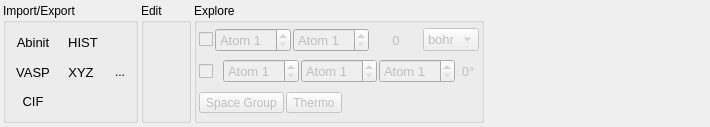
<?xml version="1.0" encoding="UTF-8"?>
<ui version="4.0">
 <class>Home</class>
 <widget class="QWidget" name="Home">
  <property name="geometry">
   <rect>
    <x>0</x>
    <y>0</y>
    <width>710</width>
    <height>127</height>
   </rect>
  </property>
  <property name="sizePolicy">
   <sizepolicy hsizetype="Expanding" vsizetype="Preferred">
    <horstretch>0</horstretch>
    <verstretch>0</verstretch>
   </sizepolicy>
  </property>
  <property name="maximumSize">
   <size>
    <width>16777215</width>
    <height>16777215</height>
   </size>
  </property>
  <property name="windowTitle">
   <string>Form</string>
  </property>
  <layout class="QHBoxLayout" name="horizontalLayout">
   <property name="spacing">
    <number>3</number>
   </property>
   <property name="leftMargin">
    <number>3</number>
   </property>
   <property name="topMargin">
    <number>3</number>
   </property>
   <property name="rightMargin">
    <number>3</number>
   </property>
   <property name="bottomMargin">
    <number>4</number>
   </property>
   <item>
    <widget class="QGroupBox" name="groupBox">
     <property name="title">
      <string>Import/Export</string>
     </property>
     <layout class="QGridLayout" name="gridLayout">
      <property name="leftMargin">
       <number>2</number>
      </property>
      <property name="topMargin">
       <number>2</number>
      </property>
      <property name="rightMargin">
       <number>2</number>
      </property>
      <property name="bottomMargin">
       <number>2</number>
      </property>
      <property name="spacing">
       <number>2</number>
      </property>
      <item row="0" column="0">
       <widget class="QToolButton" name="saveAbinit">
        <property name="sizePolicy">
         <sizepolicy hsizetype="Preferred" vsizetype="Fixed">
          <horstretch>0</horstretch>
          <verstretch>0</verstretch>
         </sizepolicy>
        </property>
        <property name="font">
         <font>
          <pointsize>10</pointsize>
         </font>
        </property>
        <property name="toolTip">
         <string>Write abinit input file</string>
        </property>
        <property name="statusTip">
         <string>Write abinit input file</string>
        </property>
        <property name="whatsThis">
         <string>Write abinit input file</string>
        </property>
        <property name="text">
         <string>Abinit</string>
        </property>
        <property name="icon">
         <iconset resource="qagate.qrc">
          <normaloff>:/home/icons/save-abinit.svg</normaloff>:/home/icons/save-abinit.svg</iconset>
        </property>
        <property name="iconSize">
         <size>
          <width>17</width>
          <height>17</height>
         </size>
        </property>
        <property name="toolButtonStyle">
         <enum>Qt::ToolButtonTextBesideIcon</enum>
        </property>
        <property name="autoRaise">
         <bool>true</bool>
        </property>
       </widget>
      </item>
      <item row="0" column="1">
       <widget class="QToolButton" name="dumpHist">
        <property name="font">
         <font>
          <pointsize>10</pointsize>
         </font>
        </property>
        <property name="toolTip">
         <string>Export trajectory to _HIST format</string>
        </property>
        <property name="statusTip">
         <string>Export trajectory to _HIST format</string>
        </property>
        <property name="whatsThis">
         <string>Export trajectory to _HIST format</string>
        </property>
        <property name="text">
         <string>HIST</string>
        </property>
        <property name="icon">
         <iconset resource="qagate.qrc">
          <normaloff>:/home/icons/upload.svg</normaloff>:/home/icons/upload.svg</iconset>
        </property>
        <property name="iconSize">
         <size>
          <width>17</width>
          <height>17</height>
         </size>
        </property>
        <property name="toolButtonStyle">
         <enum>Qt::ToolButtonTextBesideIcon</enum>
        </property>
        <property name="autoRaise">
         <bool>true</bool>
        </property>
       </widget>
      </item>
      <item row="0" column="2">
       <widget class="QToolButton" name="load">
        <property name="toolTip">
         <string>Open a script file</string>
        </property>
        <property name="statusTip">
         <string>Open a script file</string>
        </property>
        <property name="whatsThis">
         <string>Open a script file</string>
        </property>
        <property name="icon">
         <iconset resource="qagate.qrc">
          <normaloff>:/home/icons/folder.svg</normaloff>:/home/icons/folder.svg</iconset>
        </property>
        <property name="iconSize">
         <size>
          <width>17</width>
          <height>17</height>
         </size>
        </property>
        <property name="autoRaise">
         <bool>true</bool>
        </property>
       </widget>
      </item>
      <item row="1" column="0">
       <widget class="QToolButton" name="savePoscar">
        <property name="sizePolicy">
         <sizepolicy hsizetype="Preferred" vsizetype="Fixed">
          <horstretch>0</horstretch>
          <verstretch>0</verstretch>
         </sizepolicy>
        </property>
        <property name="font">
         <font>
          <pointsize>10</pointsize>
         </font>
        </property>
        <property name="toolTip">
         <string>Write VASP POSCAR</string>
        </property>
        <property name="statusTip">
         <string>Write VASP POSCAR</string>
        </property>
        <property name="whatsThis">
         <string>Write VASP POSCAR</string>
        </property>
        <property name="text">
         <string>VASP</string>
        </property>
        <property name="icon">
         <iconset resource="qagate.qrc">
          <normaloff>:/home/icons/save-poscar.svg</normaloff>:/home/icons/save-poscar.svg</iconset>
        </property>
        <property name="iconSize">
         <size>
          <width>17</width>
          <height>17</height>
         </size>
        </property>
        <property name="toolButtonStyle">
         <enum>Qt::ToolButtonTextBesideIcon</enum>
        </property>
        <property name="autoRaise">
         <bool>true</bool>
        </property>
       </widget>
      </item>
      <item row="1" column="1">
       <widget class="QToolButton" name="dumpXyz">
        <property name="font">
         <font>
          <pointsize>10</pointsize>
         </font>
        </property>
        <property name="toolTip">
         <string>Export trajectory to XYZ format</string>
        </property>
        <property name="statusTip">
         <string>Export trajectory to XYZ format</string>
        </property>
        <property name="whatsThis">
         <string>Export trajectory to XYZ format</string>
        </property>
        <property name="text">
         <string>XYZ</string>
        </property>
        <property name="icon">
         <iconset resource="qagate.qrc">
          <normaloff>:/home/icons/upload.svg</normaloff>:/home/icons/upload.svg</iconset>
        </property>
        <property name="iconSize">
         <size>
          <width>17</width>
          <height>17</height>
         </size>
        </property>
        <property name="toolButtonStyle">
         <enum>Qt::ToolButtonTextBesideIcon</enum>
        </property>
        <property name="autoRaise">
         <bool>true</bool>
        </property>
       </widget>
      </item>
      <item row="2" column="0">
       <widget class="QToolButton" name="saveCif">
        <property name="sizePolicy">
         <sizepolicy hsizetype="Preferred" vsizetype="Fixed">
          <horstretch>0</horstretch>
          <verstretch>0</verstretch>
         </sizepolicy>
        </property>
        <property name="font">
         <font>
          <pointsize>10</pointsize>
         </font>
        </property>
        <property name="toolTip">
         <string>Write CIF file</string>
        </property>
        <property name="statusTip">
         <string>Write CIF file</string>
        </property>
        <property name="whatsThis">
         <string>Write CIF file</string>
        </property>
        <property name="text">
         <string>CIF</string>
        </property>
        <property name="icon">
         <iconset resource="qagate.qrc">
          <normaloff>:/home/icons/save.svg</normaloff>:/home/icons/save.svg</iconset>
        </property>
        <property name="iconSize">
         <size>
          <width>17</width>
          <height>17</height>
         </size>
        </property>
        <property name="toolButtonStyle">
         <enum>Qt::ToolButtonTextBesideIcon</enum>
        </property>
        <property name="autoRaise">
         <bool>true</bool>
        </property>
       </widget>
      </item>
      <item row="1" column="2">
       <widget class="QToolButton" name="update">
        <property name="toolTip">
         <string>Reload the current file</string>
        </property>
        <property name="statusTip">
         <string>Reload the current file</string>
        </property>
        <property name="whatsThis">
         <string>Reload the current file</string>
        </property>
        <property name="text">
         <string>...</string>
        </property>
        <property name="icon">
         <iconset resource="qagate.qrc">
          <normaloff>:/home/icons/refresh-cw.svg</normaloff>:/home/icons/refresh-cw.svg</iconset>
        </property>
        <property name="iconSize">
         <size>
          <width>17</width>
          <height>17</height>
         </size>
        </property>
        <property name="autoRaise">
         <bool>true</bool>
        </property>
       </widget>
      </item>
     </layout>
    </widget>
   </item>
   <item>
    <widget class="QGroupBox" name="groupBox_2">
     <property name="title">
      <string>Edit</string>
     </property>
    </widget>
   </item>
   <item>
    <widget class="QGroupBox" name="groupBox_3">
     <property name="title">
      <string>Explore</string>
     </property>
     <layout class="QVBoxLayout" name="verticalLayout">
      <property name="spacing">
       <number>2</number>
      </property>
      <property name="leftMargin">
       <number>2</number>
      </property>
      <property name="topMargin">
       <number>2</number>
      </property>
      <property name="rightMargin">
       <number>2</number>
      </property>
      <property name="bottomMargin">
       <number>2</number>
      </property>
      <item>
       <widget class="QWidget" name="widget" native="true">
        <layout class="QHBoxLayout" name="horizontalLayout_2">
         <property name="spacing">
          <number>2</number>
         </property>
         <property name="leftMargin">
          <number>0</number>
         </property>
         <property name="topMargin">
          <number>0</number>
         </property>
         <property name="rightMargin">
          <number>0</number>
         </property>
         <property name="bottomMargin">
          <number>0</number>
         </property>
         <item>
          <widget class="QCheckBox" name="distanceCheckBox">
           <property name="enabled">
            <bool>false</bool>
           </property>
           <property name="font">
            <font>
             <pointsize>10</pointsize>
            </font>
           </property>
           <property name="toolTip">
            <string>Distance measurement</string>
           </property>
           <property name="statusTip">
            <string>Distance between 2 atoms</string>
           </property>
           <property name="whatsThis">
            <string>Distance measurement</string>
           </property>
           <property name="text">
            <string/>
           </property>
           <property name="icon">
            <iconset resource="qagate.qrc">
             <normaloff>:/home/icons/rule.svg</normaloff>:/home/icons/rule.svg</iconset>
           </property>
           <property name="iconSize">
            <size>
             <width>17</width>
             <height>17</height>
            </size>
           </property>
          </widget>
         </item>
         <item>
          <widget class="QSpinBox" name="distanceAtom1">
           <property name="enabled">
            <bool>false</bool>
           </property>
           <property name="font">
            <font>
             <pointsize>10</pointsize>
            </font>
           </property>
           <property name="toolTip">
            <string>Atom 1</string>
           </property>
           <property name="statusTip">
            <string>Atom 1</string>
           </property>
           <property name="whatsThis">
            <string>Atom 1</string>
           </property>
           <property name="prefix">
            <string>Atom </string>
           </property>
           <property name="minimum">
            <number>1</number>
           </property>
          </widget>
         </item>
         <item>
          <widget class="QSpinBox" name="distanceAtom2">
           <property name="enabled">
            <bool>false</bool>
           </property>
           <property name="font">
            <font>
             <pointsize>10</pointsize>
            </font>
           </property>
           <property name="toolTip">
            <string>Atom 2</string>
           </property>
           <property name="statusTip">
            <string>Atom 2</string>
           </property>
           <property name="whatsThis">
            <string>Atom 2</string>
           </property>
           <property name="prefix">
            <string>Atom </string>
           </property>
           <property name="minimum">
            <number>1</number>
           </property>
          </widget>
         </item>
         <item>
          <widget class="QLabel" name="distanceResult">
           <property name="enabled">
            <bool>false</bool>
           </property>
           <property name="sizePolicy">
            <sizepolicy hsizetype="Minimum" vsizetype="Preferred">
             <horstretch>0</horstretch>
             <verstretch>0</verstretch>
            </sizepolicy>
           </property>
           <property name="minimumSize">
            <size>
             <width>50</width>
             <height>0</height>
            </size>
           </property>
           <property name="font">
            <font>
             <pointsize>10</pointsize>
            </font>
           </property>
           <property name="toolTip">
            <string>Measurement</string>
           </property>
           <property name="statusTip">
            <string>Measurement</string>
           </property>
           <property name="whatsThis">
            <string>Measurement</string>
           </property>
           <property name="text">
            <string>0</string>
           </property>
           <property name="alignment">
            <set>Qt::AlignCenter</set>
           </property>
           <property name="margin">
            <number>2</number>
           </property>
          </widget>
         </item>
         <item>
          <widget class="QComboBox" name="distanceUnit">
           <property name="enabled">
            <bool>false</bool>
           </property>
           <property name="font">
            <font>
             <pointsize>10</pointsize>
            </font>
           </property>
           <property name="toolTip">
            <string>Unit for this distance</string>
           </property>
           <property name="statusTip">
            <string>Unit for this distance</string>
           </property>
           <property name="whatsThis">
            <string>Unit for this distance</string>
           </property>
           <item>
            <property name="text">
             <string>bohr</string>
            </property>
           </item>
           <item>
            <property name="text">
             <string>A</string>
            </property>
           </item>
          </widget>
         </item>
        </layout>
       </widget>
      </item>
      <item>
       <widget class="QWidget" name="widget_2" native="true">
        <layout class="QHBoxLayout" name="horizontalLayout_3">
         <property name="spacing">
          <number>2</number>
         </property>
         <property name="leftMargin">
          <number>0</number>
         </property>
         <property name="topMargin">
          <number>0</number>
         </property>
         <property name="rightMargin">
          <number>0</number>
         </property>
         <property name="bottomMargin">
          <number>0</number>
         </property>
         <item>
          <widget class="QCheckBox" name="angleCheckBox">
           <property name="enabled">
            <bool>false</bool>
           </property>
           <property name="font">
            <font>
             <pointsize>10</pointsize>
            </font>
           </property>
           <property name="toolTip">
            <string>Angle measurement</string>
           </property>
           <property name="statusTip">
            <string>Angle between 3 atoms</string>
           </property>
           <property name="whatsThis">
            <string>Angle measurement</string>
           </property>
           <property name="text">
            <string/>
           </property>
           <property name="icon">
            <iconset resource="qagate.qrc">
             <normaloff>:/home/icons/angle.svg</normaloff>:/home/icons/angle.svg</iconset>
           </property>
          </widget>
         </item>
         <item>
          <widget class="QSpinBox" name="angleAtom1">
           <property name="enabled">
            <bool>false</bool>
           </property>
           <property name="font">
            <font>
             <pointsize>10</pointsize>
            </font>
           </property>
           <property name="toolTip">
            <string>Atom 1</string>
           </property>
           <property name="statusTip">
            <string>Atom 1</string>
           </property>
           <property name="whatsThis">
            <string>Atom 1</string>
           </property>
           <property name="prefix">
            <string>Atom </string>
           </property>
           <property name="minimum">
            <number>1</number>
           </property>
          </widget>
         </item>
         <item>
          <widget class="QSpinBox" name="angleAtom2">
           <property name="enabled">
            <bool>false</bool>
           </property>
           <property name="font">
            <font>
             <pointsize>10</pointsize>
            </font>
           </property>
           <property name="toolTip">
            <string>Atom 2</string>
           </property>
           <property name="statusTip">
            <string>Atom 2</string>
           </property>
           <property name="whatsThis">
            <string>Atom 2</string>
           </property>
           <property name="prefix">
            <string>Atom </string>
           </property>
           <property name="minimum">
            <number>1</number>
           </property>
          </widget>
         </item>
         <item>
          <widget class="QSpinBox" name="angleAtom3">
           <property name="enabled">
            <bool>false</bool>
           </property>
           <property name="font">
            <font>
             <pointsize>10</pointsize>
            </font>
           </property>
           <property name="toolTip">
            <string>Atom 3</string>
           </property>
           <property name="statusTip">
            <string>Atom 3</string>
           </property>
           <property name="whatsThis">
            <string>Atom 3</string>
           </property>
           <property name="prefix">
            <string>Atom </string>
           </property>
           <property name="minimum">
            <number>1</number>
           </property>
          </widget>
         </item>
         <item>
          <widget class="QLabel" name="angleResult">
           <property name="enabled">
            <bool>false</bool>
           </property>
           <property name="font">
            <font>
             <pointsize>10</pointsize>
            </font>
           </property>
           <property name="toolTip">
            <string>Measurement</string>
           </property>
           <property name="statusTip">
            <string>Measurement</string>
           </property>
           <property name="whatsThis">
            <string>Measurement</string>
           </property>
           <property name="text">
            <string notr="true">0°</string>
           </property>
           <property name="alignment">
            <set>Qt::AlignCenter</set>
           </property>
           <property name="margin">
            <number>4</number>
           </property>
          </widget>
         </item>
        </layout>
       </widget>
      </item>
      <item>
       <widget class="QWidget" name="widget_3" native="true">
        <layout class="QHBoxLayout" name="horizontalLayout_4">
         <property name="spacing">
          <number>2</number>
         </property>
         <property name="leftMargin">
          <number>0</number>
         </property>
         <property name="topMargin">
          <number>0</number>
         </property>
         <property name="rightMargin">
          <number>0</number>
         </property>
         <property name="bottomMargin">
          <number>0</number>
         </property>
         <item>
          <widget class="QToolButton" name="spg">
           <property name="enabled">
            <bool>false</bool>
           </property>
           <property name="toolTip">
            <string>Space group of current time</string>
           </property>
           <property name="statusTip">
            <string>Space group of current time</string>
           </property>
           <property name="whatsThis">
            <string>Space group of current time</string>
           </property>
           <property name="text">
            <string>Space Group</string>
           </property>
          </widget>
         </item>
         <item>
          <widget class="QToolButton" name="thermo">
           <property name="enabled">
            <bool>false</bool>
           </property>
           <property name="text">
            <string>Thermo</string>
           </property>
          </widget>
         </item>
         <item>
          <spacer name="horizontalSpacer_2">
           <property name="orientation">
            <enum>Qt::Horizontal</enum>
           </property>
           <property name="sizeHint" stdset="0">
            <size>
             <width>40</width>
             <height>20</height>
            </size>
           </property>
          </spacer>
         </item>
        </layout>
       </widget>
      </item>
     </layout>
    </widget>
   </item>
   <item>
    <spacer name="horizontalSpacer">
     <property name="orientation">
      <enum>Qt::Horizontal</enum>
     </property>
     <property name="sizeHint" stdset="0">
      <size>
       <width>387</width>
       <height>20</height>
      </size>
     </property>
    </spacer>
   </item>
  </layout>
 </widget>
 <resources>
  <include location="qagate.qrc"/>
 </resources>
 <connections/>
</ui>
